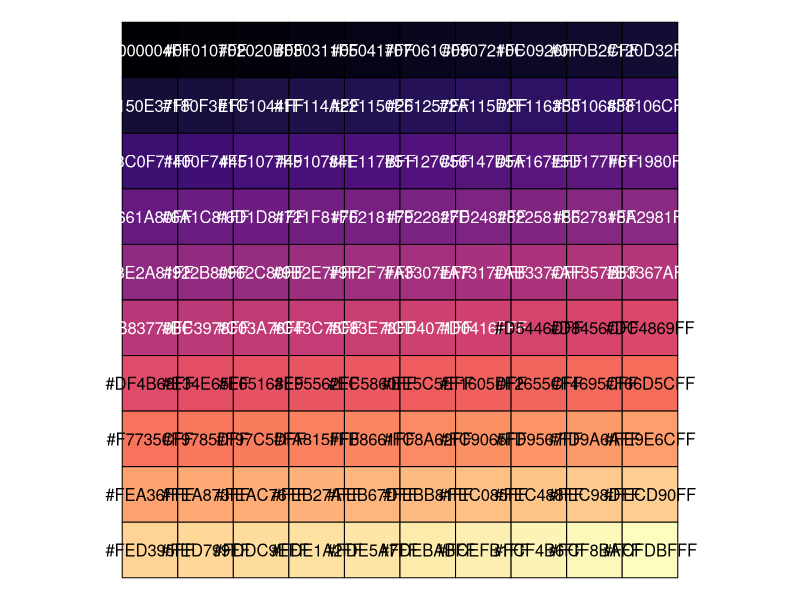
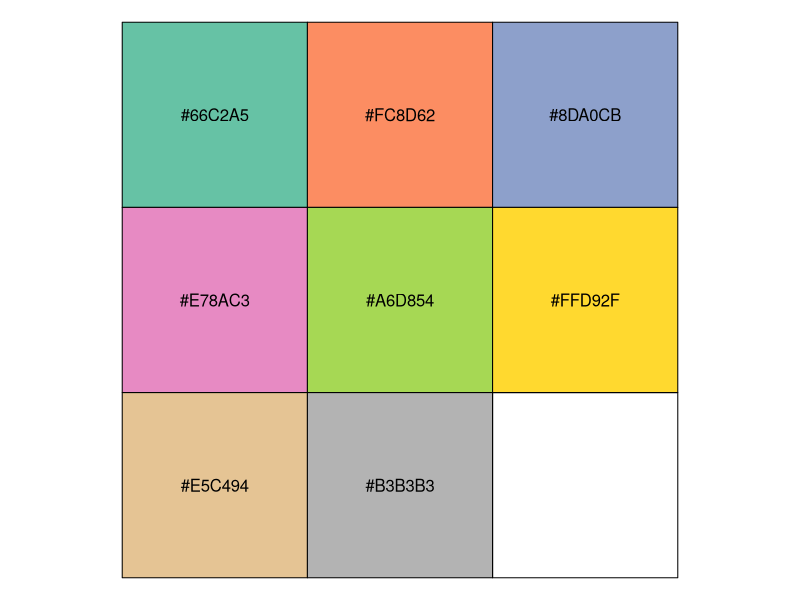
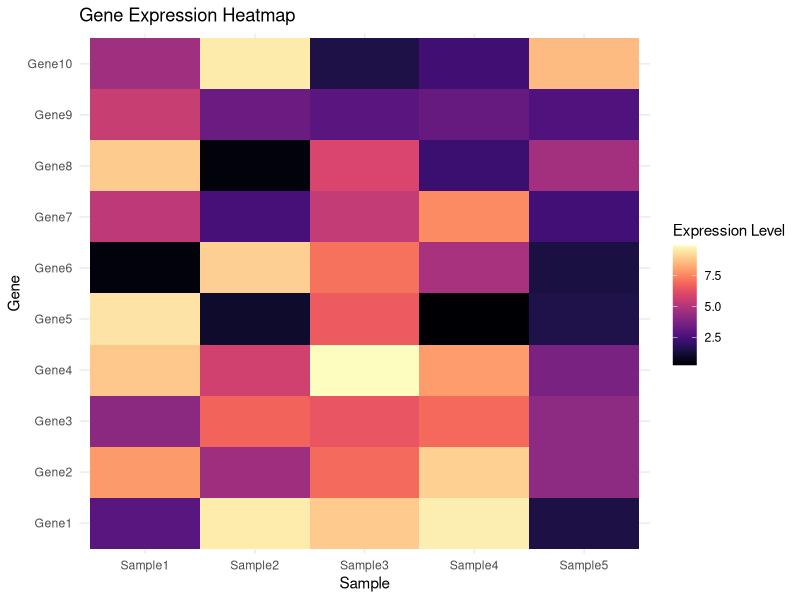
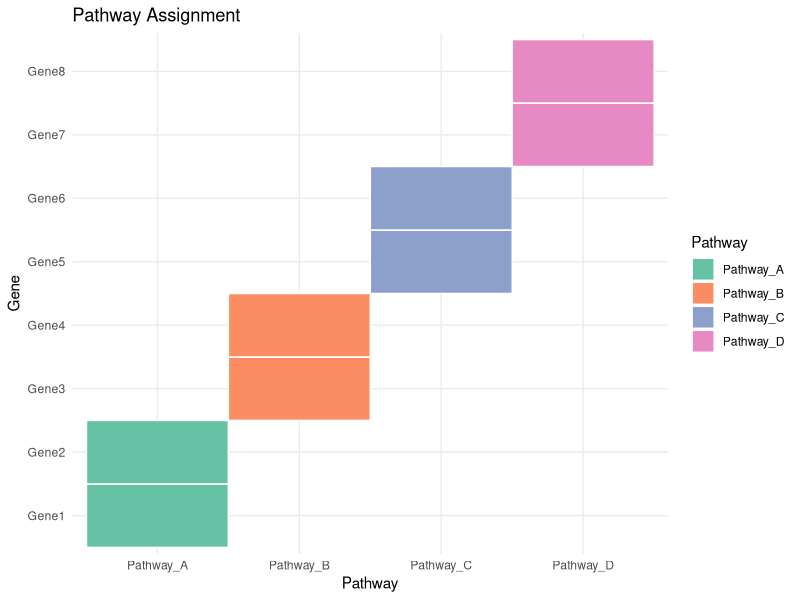

These charts were generated, in order, by the following R code:
# Load necessary libraries
library(RColorBrewer)
library(viridis)
library(ggplot2)

# Generate a color palette for gene expression
gene_expression_palette <- viridis(100, option = "magma")  # Options: "magma", "plasma", "inferno", "cividis"

# Preview the palette
scales::show_col(gene_expression_palette)

# Generate a color palette for pathways
pathway_palette <- brewer.pal(8, "Set2")  # Adjust the number and name to suit your data

# Preview the palette
scales::show_col(pathway_palette)


# Create mock gene expression data
set.seed(123)
genes <- paste0("Gene", 1:10)
samples <- paste0("Sample", 1:5)
expression_data <- matrix(runif(50, min = 0, max = 10), nrow = 10, dimnames = list(genes, samples))

# Convert to a data frame for ggplot2
expression_df <- as.data.frame(as.table(expression_data))
colnames(expression_df) <- c("Gene", "Sample", "Expression")

# Plot heatmap using a custom color scale
ggplot(expression_df, aes(x = Sample, y = Gene, fill = Expression)) +
  geom_tile() +
  scale_fill_gradientn(colors = gene_expression_palette) +
  theme_minimal() +
  labs(title = "Gene Expression Heatmap", x = "Sample", y = "Gene", fill = "Expression Level")

# Create mock categorical data for pathways
pathway_data <- data.frame(
  Gene = rep(paste0("Gene", 1:8), each = 2),
  Pathway = rep(c("Pathway_A", "Pathway_B", "Pathway_C", "Pathway_D"), each = 4)
)

# Plot pathways with custom colors
ggplot(pathway_data, aes(x = Pathway, y = Gene, fill = Pathway)) +
  geom_tile(color = "white", size = 0.5) +
  scale_fill_manual(values = pathway_palette) +
  theme_minimal() +
  labs(title = "Pathway Assignment", x = "Pathway", y = "Gene")
